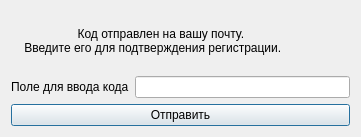
<?xml version="1.0" encoding="UTF-8"?>
<ui version="4.0">
 <class>EmailConfirmationForm</class>
 <widget class="QDialog" name="EmailConfirmationForm">
  <property name="geometry">
   <rect>
    <x>0</x>
    <y>0</y>
    <width>361</width>
    <height>137</height>
   </rect>
  </property>
  <property name="windowTitle">
   <string>Подтверждение</string>
  </property>
  <layout class="QVBoxLayout" name="verticalLayout_2">
   <item>
    <layout class="QVBoxLayout" name="verticalLayout">
     <item>
      <widget class="QLabel" name="labelInfo">
       <property name="text">
        <string>                    Код отправлен на вашу почту.
    Введите его для подтверждения регистрации.</string>
       </property>
      </widget>
     </item>
     <item>
      <layout class="QHBoxLayout" name="horizontalLayout">
       <item>
        <widget class="QLabel" name="label_2">
         <property name="text">
          <string>Поле для ввода кода</string>
         </property>
        </widget>
       </item>
       <item>
        <widget class="QLineEdit" name="lineEditCode"/>
       </item>
      </layout>
     </item>
    </layout>
   </item>
   <item>
    <widget class="QPushButton" name="pushButtonVerify">
     <property name="text">
      <string>Отправить</string>
     </property>
    </widget>
   </item>
  </layout>
 </widget>
 <resources/>
 <connections/>
</ui>
